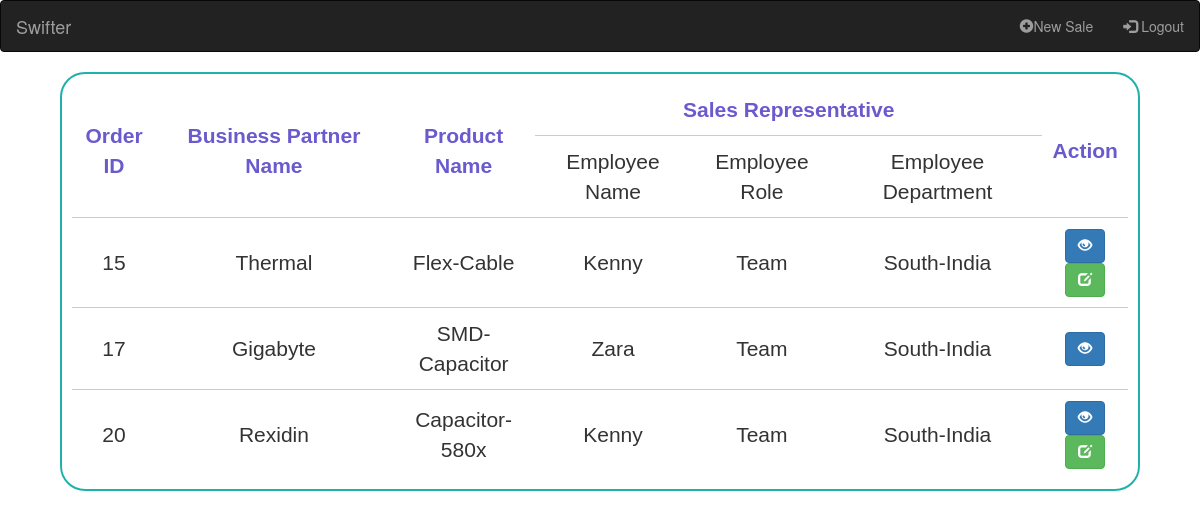
The page /sales_mgmt (signed in) on the database its author committed.
### sales/models.py (models this page shows)
class Sale(models.Model):
    Emp_Id=models.ForeignKey(Employee,to_field='id',on_delete=models.CASCADE,)
    Emp_name=models.CharField(max_length=60)
    Emp_role=models.CharField(max_length=60)
    Emp_department= models.CharField(max_length=150)
    product_name=models.CharField(max_length=160)
    business_partner=models.CharField(max_length=160)
    order_quantity=models.IntegerField()
    price=models.IntegerField()
    Total_price=models.IntegerField()
    Country=models.CharField(max_length=150)
    Phone_number=models.IntegerField()
    Email_Id=models.EmailField()

### sales/views.py (the view, shortened to what this page needs)
# urls.py: path('sales_mgmt',views.sales_mgmt,name='sales_mgmt'),
@login_required
def sales_mgmt(request):
     if is_team(request.user):
          if is_north(request.user):
              sales=Sale.objects.filter(Q(Emp_role='Team')&Q(Emp_department='North-India')).values()
              user_name=request.user.username
              print(user_name)
              return render(request,'sales_team.html',{'sale':sales,'username':user_name})
          else:
              sales=Sale.objects.filter(Q(Emp_role='Team')&Q(Emp_department='South-India')).values()
              user_name=request.user.username
              print(user_name)
              return render(request,'sales_team.html',{'sale':sales,'username':user_name})
     else:
         sales=Sale.objects.all().values()
         return render(request,'sales_admin.html',{'sale':sales})

### sales/views.py (called while the page is built)
def is_team(user):
    return user.groups.filter(name='Team').exists()

def is_north(user):
    return user.groups.filter(name='North-India').exists()

### templates/sales_team.html (shortened to what this page needs)
<!DOCTYPE html>
<html lang="en">
<head>
    <link rel="stylesheet" href="https://maxcdn.bootstrapcdn.com/bootstrap/3.4.1/css/bootstrap.min.css">
</head>
<body >
    <nav class="navbar navbar-inverse">
      <div class="container-fluid">
        <div class="navbar-header">
          <a class="navbar-brand" href="#">Swifter</a>
        </div>
        <ul class="nav navbar-nav navbar-right">
          <li><a href="New_Sales"><span class="glyphicon glyphicon-plus-sign"></span>New Sale</a></li>
            <li><a href="Logout"><span class="glyphicon glyphicon-log-in"></span> Logout</a></li>
          </ul>
        </div>
      </nav>
      <div id="corners">
        <div class="table-responsive table-hover">
            <table>
                <tr>
                  <th rowspan="2">Order ID</th>
                  <th rowspan="2">Business Partner Name</th>
                  <th rowspan="2">Product Name</th>
                  <th colspan="3">Sales Representative</th>
                  <th rowspan="2">Action</th>
                </tr>
                <tr>
                  <td>
                    Employee Name
                  </td>
                  <td>
                    Employee Role
                  </td>
                  <td>
                    Employee Department
                  </td>
                </tr>
                {% for sale in sale %}
                <tr>
                <td> {{sale.id}}</td>
                  <td > {{sale.business_partner}}</td>
                  <td>{{sale.product_name}}</td>
                  <td>{{sale.Emp_name}}</td>
                  <td>{{sale.Emp_role}}</td>
                  <td>{{sale.Emp_department}}</td>
                  <td>
                    <a href= "{% url 'View_Sales' sale.id %}"><button type="button" name="View" value= "{{sale.id}}"class="btn btn-primary"><i class="glyphicon glyphicon-eye-open"></i></button></a>
                    {% if sale.Emp_name == username %}
                    <a href= "{% url 'Edit_Sales' sale.id %}"><button type="button" name="Edit" value="{{sale.id}}" class="btn btn-success"><i class="glyphicon glyphicon-edit"></i></button></a>
                    {% endif %}
                  </td>
                </tr>
                {% endfor %}
              </table>
        </div>
      </div>
</body>
</html>

### templates/sales_team.html (style rules this page uses)
#corners { border-radius: 25px; border: 2px solid lightseagreen; padding: 10px; width: 90%; height: 70%; margin: auto; }
table { font-family: arial, sans-serif; border-collapse: collapse; width: 100%; height: 100%; font-size: 21px; }
td, th { text-align: center; padding-right: 0.4%; padding: 1%; }
th { color: slateblue; }
tr { border-bottom: 1px solid #ccc; }
tr:last-child { border-bottom: none; }

### rows shown on the page
Sale: id "15", business_partner "Thermal", product_name "Flex-Cable", Emp_name "Kenny", Emp_role "Team", Emp_department "South-India"
Sale: id "17", business_partner "Gigabyte", product_name "SMD-Capacitor", Emp_name "Zara", Emp_role "Team", Emp_department "South-India"
Sale: id "20", business_partner "Rexidin", product_name "Capacitor-580x", Emp_name "Kenny", Emp_role "Team", Emp_department "South-India"
